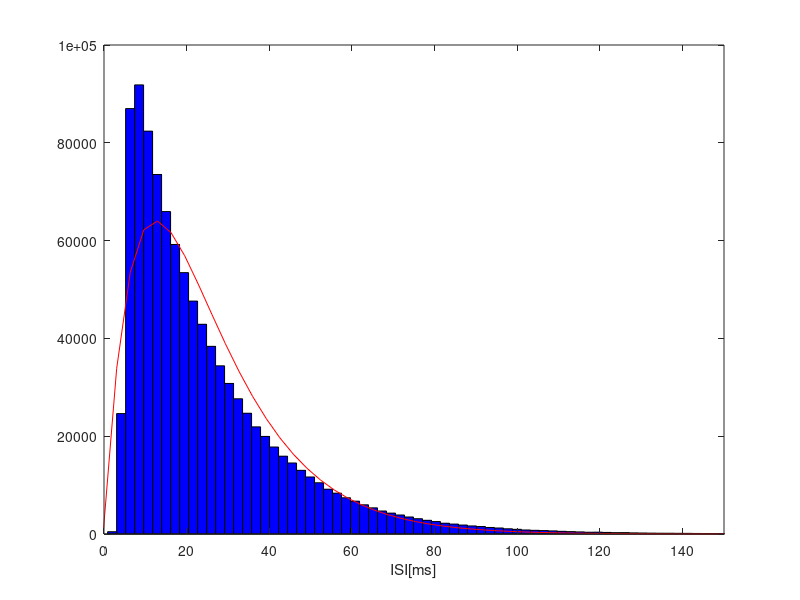

Write the MATLAB code that produced this figure.
%% Poisson Spike Generator with stochastic refractory period
clear; clc;

N=1000;                                                                 % # of trial
fr_mean=50/1000;                                                        % Mean firing rate
time=0;                                                                 % Time
T=1/fr_mean;                                                            % Inverse firing rate
ns=1000;                                                                % Number of spikes to be generated
rfp_mean=5;                                                             % Refractory period mean
rfp_var=2;                                                              % Refractory period variance
rfp=zeros(ns,N);                

for x=1:ns
    for y=1:N
        random_rfp=rfp_mean+randn(1);                                   % Generate Random 
        while random_rfp<0; random_rfp=rfp_mean+rand(1); end            % When random refractory period is not 0
        rfp(x,y)=random_rfp;                                            % Add that refractory period
    end
end

isi = rfp-T.*log(rand(ns,N));                                           % Generation of expo. distr. ISIs + refractory period


figure(1);
isi=reshape(isi,1,N*ns);
histfit(isi,150,'gamma');                                               % Fit the ISI histogram to Gamma distribution
xlim([0 150]);
xlabel('ISI[ms]');